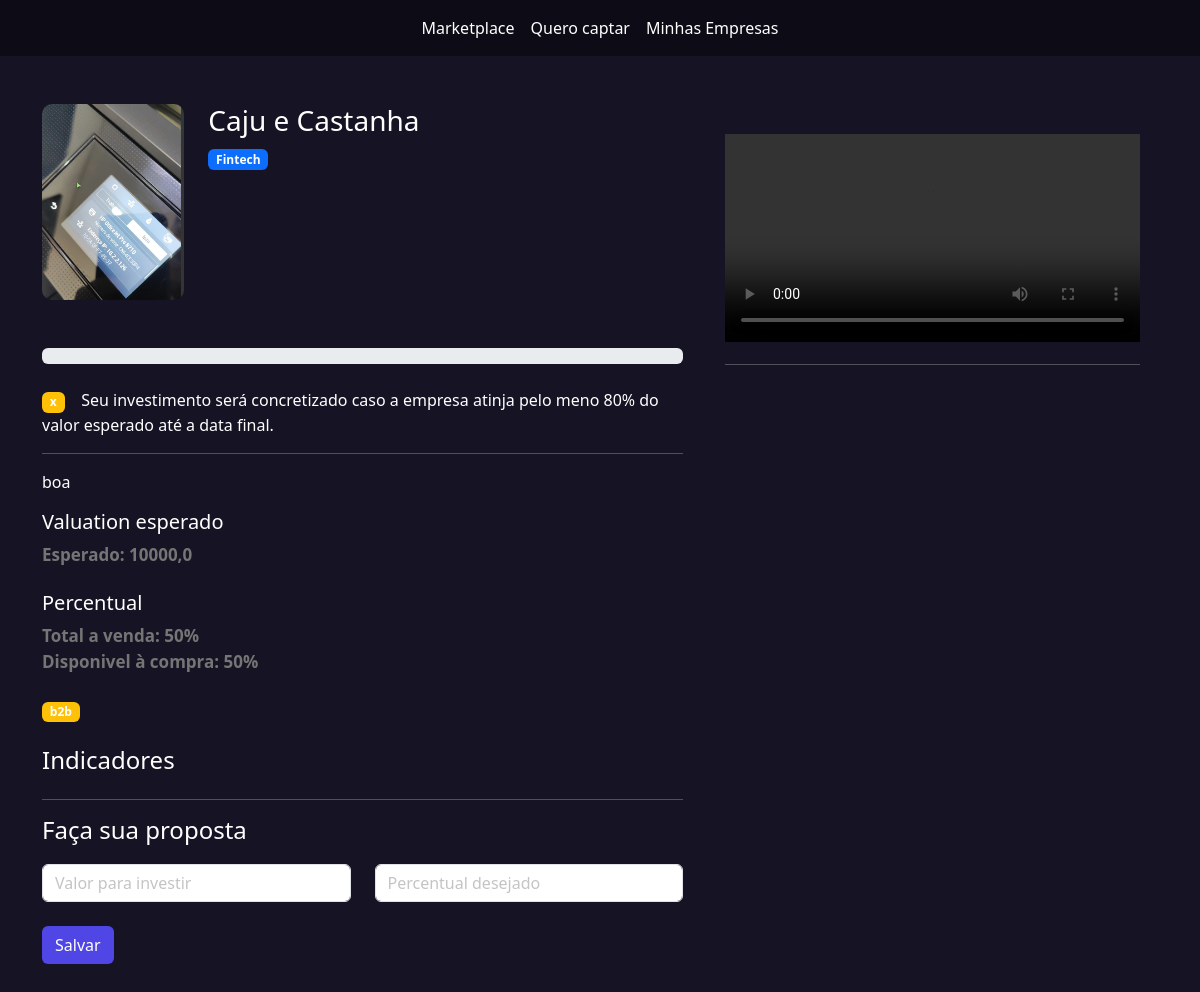
Page /investidores/ver_empresa/4/ on the committed database.
### empresarios/models.py (models this page shows, shortened)
class Empresa(models.Model):
    tempo_existencia_choices = (
        ('-6', 'Menos de 6 meses'),
        ('+6', 'Mais de 6 meses'),
        ('+1', 'Mais de 1 ano'),
        ('+5', 'Mais de 5 anos')
    )
    estagio_choices = (
        ('I', 'Tenho apenas uma idea'),
        ('MVP', 'Possuo um MVP'),
        ('MVPP', 'Possuo um MVP com clientes pagantes'),
        ('E', 'Empresa pronta para escalar'),
    )
    area_choices = (
        ('ED', 'Ed-tech'),
        ('FT', 'Fintech'),
        ('AT', 'Agrotech'),
    )
    user = models.ForeignKey(User, on_delete=models.DO_NOTHING)
    nome = models.CharField(max_length=50)
    cnpj = models.CharField(max_length=30)
    site = models.URLField()
    tempo_existencia = models.CharField(
        max_length=2, choices=tempo_existencia_choices, default='-6')
    descricao = models.TextField()
    data_final_captacao = models.DateField()
    percentual_equity = models.IntegerField()  # Percentual esperado
    estagio = models.CharField(
        max_length=4, choices=estagio_choices, default='I')
    area = models.CharField(max_length=3, choices=area_choices)
    publico_alvo = models.CharField(max_length=3)
    valor = models.DecimalField(max_digits=9, decimal_places=2)
    pitch = models.FileField(upload_to='pitchs')
    logo = models.FileField(upload_to='logo')
    @property
    def valuation(self):
        return float(f'{(100 * self.valor) / self.percentual_equity: .2f}')

### investidores/views.py (the view)
# urls.py: path('ver_empresa/<int:id>/', views.ver_empresa, name='ver_empresa'),
def ver_empresa(request, id: int):
    empresa = Empresa.objects.get(id=id)
    documentos = Documento.objects.filter(empresa=empresa)
    metricas = Metricas.objects.filter(empresa=empresa)
    propostas = PropostaInvestimento.objects.filter(
        empresa=empresa).filter(status='PA')
    percentual_vendido = 0
    for proposta in propostas:
        percentual_vendido += proposta.percentual
    limiar = (80 * empresa.percentual_equity) / 100
    concredizado = False
    if percentual_vendido >= limiar:
        concredizado = True
    percentual_disponivel = empresa.percentual_equity - percentual_vendido
    return render(request, 'ver_empresa.html', {'empresa': empresa, 'documentos': documentos, 'metricas': metricas, 'percentual_vendido': int(percentual_vendido), 'concredizado': concredizado, 'percentual_disponivel': percentual_disponivel})

### investidores/templates/ver_empresa.html (shortened to what this page needs)
{% extends "base.html" %}
{% load static %}
{% block 'head' %}
	<link rel="stylesheet" href="{% static 'empresarios/css/listar_empresas.css' %}">
	<link rel="stylesheet" href="{% static 'empresarios/css/empresa.css' %}">
	<link rel="stylesheet" href="{% static 'usuarios/css/usuarios.css' %}">
{% endblock 'head' %}
{% block 'body' %}
    {% include "partials/barra_navegacao.html" %}
    <br><br>
    <div class="container">
        <div class="row">
            <div class="col-md-7">
                <div class="row">
                    <div class="col-md-3">
                        <img src="{{empresa.logo.url}}" class="foto-empresa" alt="">
                    </div>
                    <div class="col-md">
                        <h3>{{empresa.nome}}</h3>
                        <span class="badge bg-primary">{{ empresa.get_area_display }}</span>
                    </div>
                </div>
                <br><br>
                <div class="progress" wtyle="80%">
                </div>
                <br>
                    {% if concretizado %}
                        <span class="badge bg-success">V</span><span>&nbsp &nbsp A empresa já atingiu 80% do percentual captado, portanto seu investimento será concretizado.</span>
                    {% else %}
                        <span class="badge bg-warning">x</span><span>&nbsp &nbsp Seu investimento será concretizado caso a empresa atinja pelo meno 80% do valor esperado até a data final.</span>
                    {% endif %}
                <hr>
                <p>{{ empresa.descricao }}</p>
                <div class="col-md">
                    <h5>Valuation esperado</h5>
                    <span class="sub-fonte">Esperado: {{empresa.valuation}}</span>
                    <br>
                    <br>
                    <h5>Percentual</h5>
                    <span class="sub-fonte">Total a venda: {{empresa.percentual_equity}}%</span>
                    <br>
                    <span class="sub-fonte">Disponivel à compra: {{ percentual_disponivel }}%</span>
                </div>
                <br>
                <span class="badge bg-warning">{{empresa.publico_alvo}}</span>
                <br><br>
                <h4 style="color: #ffffff">Indicadores </h4>
                <hr>
                <div class="row">
                    <h4>Faça sua proposta</h4>
                    <br><br>
                    <div class="col-md">
                        <form action="{% url 'realizar_proposta' empresa.id %}" method="POST"> {% csrf_token %}
                            <input type="number" name="valor" class="form-control" placeholder="Valor para investir">
                            <br>
                            <input type="submit" class="btn btn-indigo-normal" value="Salvar">
                    </div>
                    <div class="col-md">
                            <input type="number" name="percentual" class="form-control" placeholder="Percentual desejado">
                    </div>
                </div>
            </div>
            <div class="col-md-5 intereses-investimentos">
                <video name='demo' controls autoplay width='100%'>
                    <source src="{{empresa.pitch.url}}" type="video/mp4"></source>
                </video>
                <hr>
            </div>
        </div>
    </div>
    <br><br>
{% endblock 'body' %}

### templates/static/geral/css/base.css (style rules this page uses)
:root { --main-color: #161424; --dark-color: #0D0C16; --contrast-color: #4F46E5; }
body { color: white !important; background-color: var(--main-color) !important; }

### templates/static/empresarios/css/empresa.css (style rules this page uses)
.intereses-investimentos { min-height: 80vh; padding: 30px }
.foto-empresa { width: 100%; border-radius: 10px; }
.sub-fonte { color:rgb(117, 117, 117); font-size: 17px; font-weight: bold; }

### templates/static/usuarios/css/usuarios.css (style rules this page uses)
.btn-indigo-normal { background-color: var(--contrast-color); color: white; }

### rows in the picture
Empresa: logo (picture), nome "Caju e Castanha", area "Fintech", descricao "boa", valuation "10000,0", percentual_equity "50", publico_alvo "b2b"

### other values in the picture
{{ percentual_disponivel }} "50"
